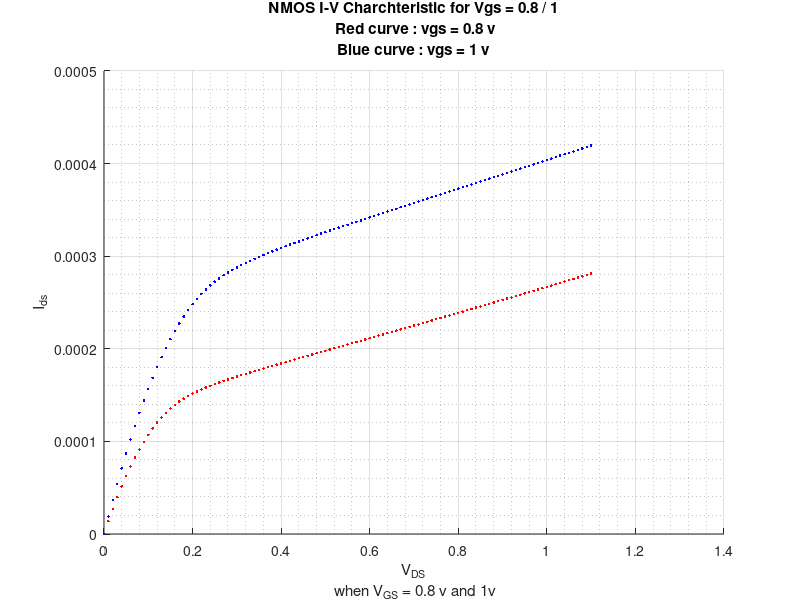

The MATLAB source for this figure:

%%%%%%%%%%%%%%%%%%%%%%
%%%%%% Part C &&&&&&&&
%%%% IDS for vgs = 0.8 and vds = 0:0.01:1.1
Idsc = [
         32.6073e-12  
     13.9624e-6  
     27.1817e-6  
     39.6647e-6  
     51.4187e-6  
     62.4517e-6  
     72.7718e-6  
     82.3874e-6  
     91.3076e-6  
     99.5424e-6  
      107.1032e-6  
      114.0042e-6  
      120.2638e-6  
      125.9056e-6  
      130.9608e-6  
      135.4686e-6  
      139.4768e-6  
      143.0399e-6  
      146.2162e-6  
      149.0638e-6  
      151.6376e-6  
      153.9867e-6  
      156.1532e-6  
      158.1720e-6  
      160.0717e-6  
      161.8751e-6  
      163.6004e-6  
      165.2622e-6  
      166.8721e-6  
      168.4392e-6  
      169.9709e-6  
      171.4733e-6  
      172.9511e-6  
      174.4084e-6  
      175.8484e-6  
      177.2737e-6  
      178.6867e-6  
      180.0892e-6  
      181.4829e-6  
      182.8689e-6  
      184.2486e-6  
      185.6229e-6  
      186.9925e-6  
      188.3584e-6  
      189.7210e-6  
      191.0809e-6  
      192.4387e-6  
      193.7947e-6  
      195.1494e-6  
      196.5030e-6  
      197.8558e-6  
      199.2082e-6  
      200.5602e-6  
      201.9122e-6  
      203.2643e-6  
      204.6167e-6  
      205.9695e-6  
      207.3229e-6  
      208.6770e-6  
      210.0318e-6  
      211.3876e-6  
      212.7443e-6  
      214.1020e-6  
      215.4609e-6  
      216.8210e-6  
      218.1823e-6  
      219.5449e-6  
      220.9088e-6  
      222.2741e-6  
      223.6409e-6  
      225.0091e-6  
      226.3788e-6  
      227.7500e-6  
      229.1228e-6  
      230.4972e-6  
      231.8731e-6  
      233.2506e-6  
      234.6298e-6  
      236.0106e-6  
      237.3930e-6  
      238.7772e-6  
      240.1629e-6  
      241.5504e-6  
      242.9396e-6  
      244.3304e-6  
      245.7230e-6  
      247.1173e-6  
      248.5132e-6  
      249.9109e-6  
      251.3103e-6  
      252.7114e-6  
      254.1142e-6  
      255.5188e-6  
      256.9250e-6  
      258.3330e-6  
      259.7427e-6  
      261.1541e-6  
      262.5672e-6  
      263.9820e-6  
      265.3985e-6  
    266.8166e-6  
    268.2365e-6  
    269.6581e-6  
    271.0814e-6  
    272.5063e-6  
    273.9329e-6  
    275.3612e-6  
    276.7912e-6  
    278.2228e-6  
    279.6561e-6  
    281.0910e-6 
    ]
Idsc2 = [
      80.5326e-12  
      18.7395e-6  
      36.7833e-6  
      54.1365e-6  
      70.8045e-6  
      86.7926e-6  
     102.1058e-6  
     116.7492e-6  
     130.7276e-6  
     144.0456e-6  
    156.7073e-6  
    168.7165e-6  
    180.0770e-6  
    190.7922e-6  
    200.8658e-6  
    210.3016e-6  
    219.1048e-6  
    227.2820e-6  
    234.8430e-6  
    241.8012e-6  
    248.1758e-6  
    253.9919e-6  
    259.2820e-6  
    264.0850e-6  
    268.4448e-6  
    272.4089e-6  
    276.0254e-6  
    279.3408e-6  
    282.3984e-6  
    285.2369e-6  
    287.8905e-6  
    290.3881e-6  
    292.7543e-6  
    295.0099e-6  
    297.1718e-6  
    299.2544e-6  
    301.2694e-6  
    303.2268e-6  
    305.1346e-6  
    306.9998e-6  
    308.8280e-6  
    310.6241e-6  
    312.3923e-6  
    314.1358e-6  
    315.8579e-6  
    317.5609e-6  
    319.2470e-6  
    320.9183e-6  
    322.5763e-6  
    324.2224e-6  
    325.8579e-6  
    327.4840e-6  
    329.1015e-6  
    330.7114e-6  
    332.3143e-6  
    333.9111e-6  
    335.5023e-6  
    337.0884e-6  
    338.6699e-6  
    340.2473e-6  
    341.8209e-6  
    343.3912e-6  
    344.9584e-6  
    346.5229e-6  
    348.0848e-6  
    349.6445e-6  
    351.2021e-6  
  352.7579e-6  
  354.3121e-6  
  355.8648e-6  
  357.4162e-6  
  358.9664e-6  
  360.5155e-6  
  362.0638e-6  
  363.6112e-6  
  365.1580e-6  
  366.7041e-6  
  368.2498e-6  
  369.7950e-6  
  371.3398e-6  
  372.8844e-6  
  374.4288e-6  
  375.9730e-6  
  377.5172e-6  
  379.0613e-6  
  380.6054e-6  
  382.1496e-6  
  383.6940e-6  
  385.2384e-6  
  386.7831e-6  
  388.3280e-6  
  389.8731e-6  
  391.4185e-6  
  392.9643e-6  
  394.5104e-6  
  396.0569e-6  
  397.6038e-6  
  399.1511e-6  
  400.6989e-6  
  402.2472e-6  
    403.7959e-6  
    405.3451e-6  
    406.8949e-6  
    408.4452e-6  
    409.9961e-6  
    411.5475e-6  
    413.0996e-6  
    414.6522e-6  
    416.2054e-6  
    417.7593e-6  
    419.3138e-6  
    ]
vds = 0:0.01:1.1;
hold on;
plot(vds, Idsc, '.r');
plot(vds, Idsc2, '.b');
title({'NMOS I-V Charchteristic for Vgs = 0.8 / 1',' Red curve : vgs = 0.8 v','Blue curve : vgs = 1 v'});
grid on; grid minor; xlabel({'V_D_S', ' when V_G_S = 0.8 v and 1v'}); ylabel('I_d_s');



